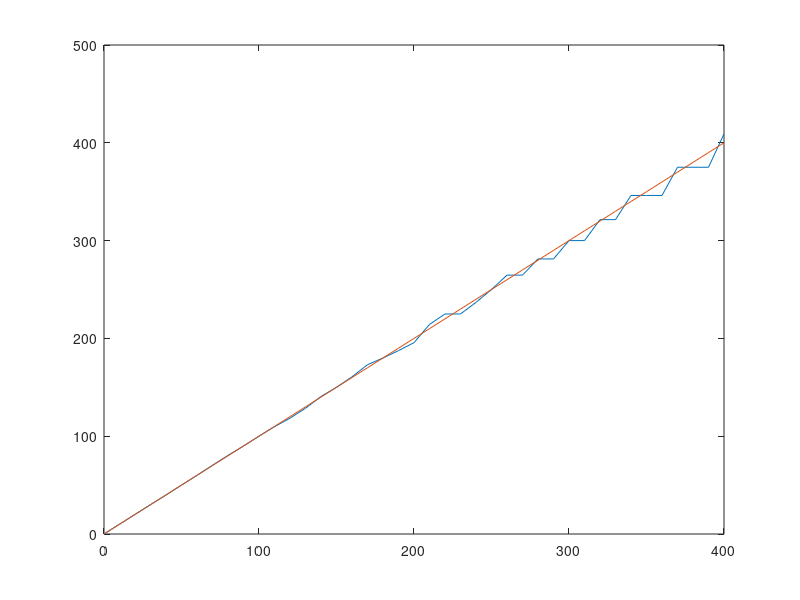
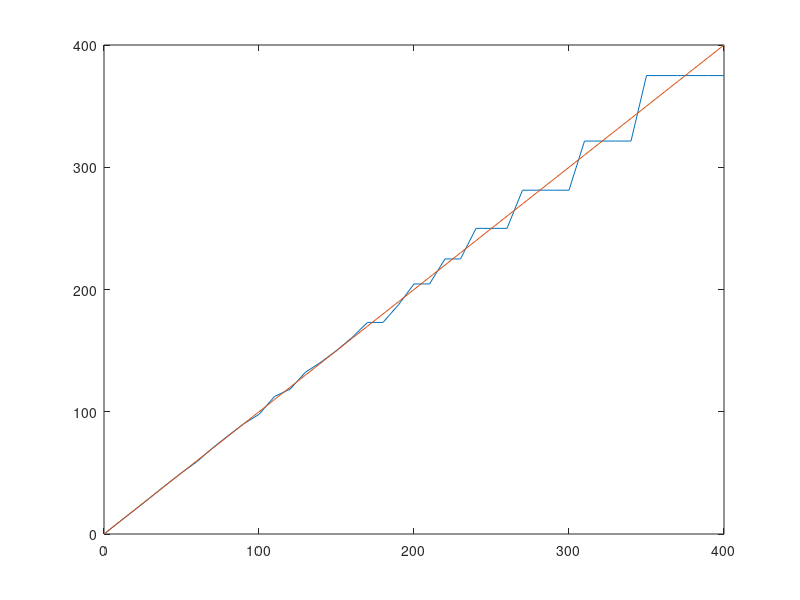
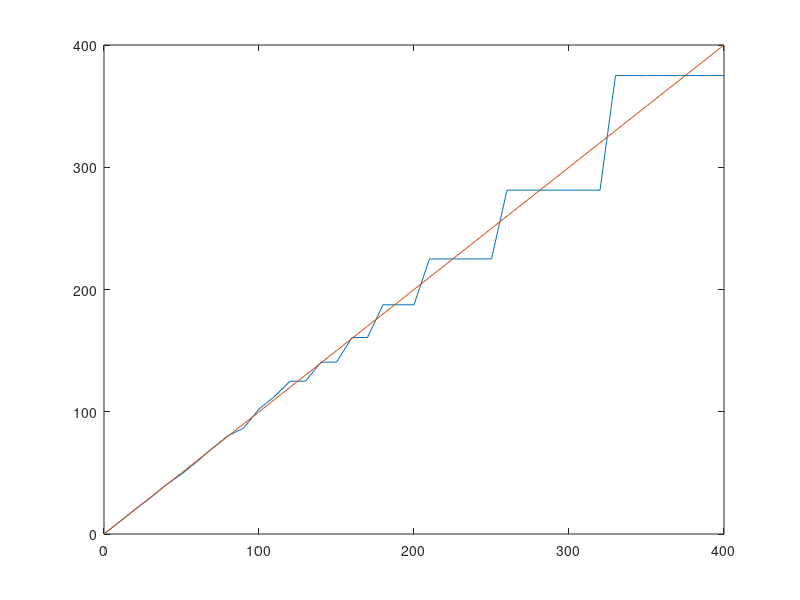
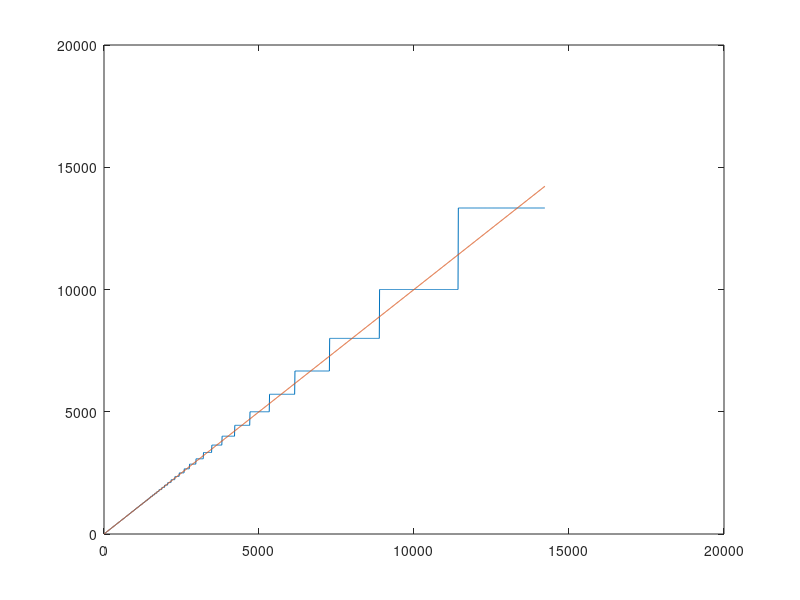

MATLAB code for these plots, in order:
MAX_SPEED = 40e3;
stepper_resolution = 1.8/16.0
steps_in_angle = round(1/stepper_resolution)
64/1.8
32/1.8
16/1.8
4/1.8
2/1.8
1/1.8


desired = [0:10:400];
real = MAX_SPEED.*stepper_resolution./round(MAX_SPEED./(desired./stepper_resolution));
figure(1)
plot(desired, real, desired, desired)

stepper_resolution = 1.8/32.0
real = MAX_SPEED.*stepper_resolution./round(MAX_SPEED./(desired./stepper_resolution));
figure(2)
plot(desired, real, desired, desired)

stepper_resolution = 1.8/64.0
real = MAX_SPEED.*stepper_resolution./round(MAX_SPEED./(desired./stepper_resolution));
figure(3)
plot(desired, real, desired, desired)


desired = [0:10:14222];
real = MAX_SPEED./round(MAX_SPEED./desired);
figure(4)
plot(desired, real, desired, desired)

